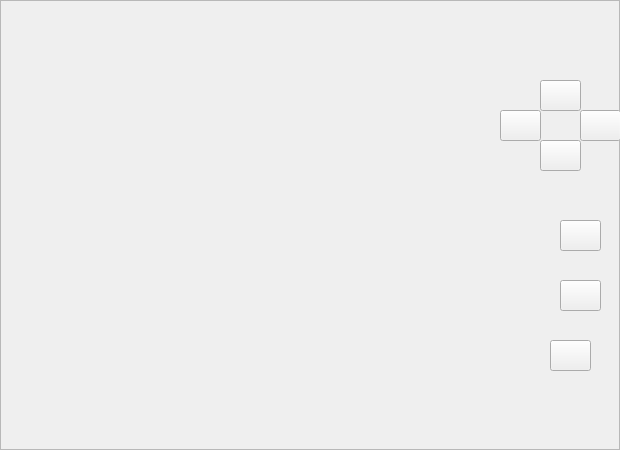
<?xml version="1.0" encoding="UTF-8"?>
<ui version="4.0">
 <class>PLC_plc_pic</class>
 <widget class="QWidget" name="PLC_plc_pic">
  <property name="geometry">
   <rect>
    <x>0</x>
    <y>0</y>
    <width>620</width>
    <height>450</height>
   </rect>
  </property>
  <property name="windowTitle">
   <string>Form</string>
  </property>
  <property name="styleSheet">
   <string notr="true"/>
  </property>
  <widget class="QFrame" name="frame">
   <property name="geometry">
    <rect>
     <x>0</x>
     <y>0</y>
     <width>620</width>
     <height>450</height>
    </rect>
   </property>
   <property name="styleSheet">
    <string notr="true"/>
   </property>
   <property name="frameShape">
    <enum>QFrame::StyledPanel</enum>
   </property>
   <property name="frameShadow">
    <enum>QFrame::Raised</enum>
   </property>
   <widget class="QPushButton" name="bt_up">
    <property name="geometry">
     <rect>
      <x>560</x>
      <y>220</y>
      <width>41</width>
      <height>31</height>
     </rect>
    </property>
    <property name="text">
     <string/>
    </property>
   </widget>
   <widget class="QPushButton" name="bt_down">
    <property name="geometry">
     <rect>
      <x>560</x>
      <y>280</y>
      <width>41</width>
      <height>31</height>
     </rect>
    </property>
    <property name="text">
     <string/>
    </property>
   </widget>
   <widget class="QPushButton" name="bt_u">
    <property name="geometry">
     <rect>
      <x>540</x>
      <y>80</y>
      <width>41</width>
      <height>31</height>
     </rect>
    </property>
    <property name="text">
     <string/>
    </property>
   </widget>
   <widget class="QPushButton" name="bt_d">
    <property name="geometry">
     <rect>
      <x>540</x>
      <y>140</y>
      <width>41</width>
      <height>31</height>
     </rect>
    </property>
    <property name="text">
     <string/>
    </property>
   </widget>
   <widget class="QPushButton" name="bt_l">
    <property name="geometry">
     <rect>
      <x>500</x>
      <y>110</y>
      <width>41</width>
      <height>31</height>
     </rect>
    </property>
    <property name="text">
     <string/>
    </property>
   </widget>
   <widget class="QPushButton" name="bt_r">
    <property name="geometry">
     <rect>
      <x>580</x>
      <y>110</y>
      <width>41</width>
      <height>31</height>
     </rect>
    </property>
    <property name="text">
     <string/>
    </property>
   </widget>
   <widget class="QPushButton" name="bt_fun">
    <property name="geometry">
     <rect>
      <x>550</x>
      <y>340</y>
      <width>41</width>
      <height>31</height>
     </rect>
    </property>
    <property name="text">
     <string/>
    </property>
   </widget>
  </widget>
 </widget>
 <resources/>
 <connections/>
</ui>
